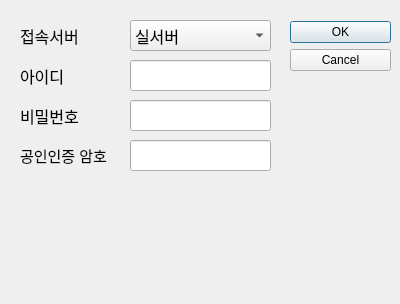
<?xml version="1.0" encoding="UTF-8"?>
<ui version="4.0">
 <class>LoginDialog</class>
 <widget class="QDialog" name="LoginDialog">
  <property name="geometry">
   <rect>
    <x>0</x>
    <y>0</y>
    <width>400</width>
    <height>304</height>
   </rect>
  </property>
  <property name="windowTitle">
   <string>로그인</string>
  </property>
  <widget class="QDialogButtonBox" name="buttonBox">
   <property name="geometry">
    <rect>
     <x>290</x>
     <y>20</y>
     <width>101</width>
     <height>51</height>
    </rect>
   </property>
   <property name="autoFillBackground">
    <bool>false</bool>
   </property>
   <property name="orientation">
    <enum>Qt::Vertical</enum>
   </property>
   <property name="standardButtons">
    <set>QDialogButtonBox::Cancel|QDialogButtonBox::Ok</set>
   </property>
   <property name="centerButtons">
    <bool>true</bool>
   </property>
  </widget>
  <widget class="QLabel" name="label">
   <property name="geometry">
    <rect>
     <x>20</x>
     <y>20</y>
     <width>61</width>
     <height>31</height>
    </rect>
   </property>
   <property name="font">
    <font>
     <pointsize>12</pointsize>
    </font>
   </property>
   <property name="text">
    <string>접속서버</string>
   </property>
  </widget>
  <widget class="QComboBox" name="comboBox">
   <property name="geometry">
    <rect>
     <x>130</x>
     <y>20</y>
     <width>141</width>
     <height>31</height>
    </rect>
   </property>
   <property name="font">
    <font>
     <pointsize>12</pointsize>
    </font>
   </property>
   <property name="layoutDirection">
    <enum>Qt::LeftToRight</enum>
   </property>
   <item>
    <property name="text">
     <string>실서버</string>
    </property>
   </item>
   <item>
    <property name="text">
     <string>모의투자</string>
    </property>
   </item>
  </widget>
  <widget class="QLabel" name="label_2">
   <property name="geometry">
    <rect>
     <x>20</x>
     <y>60</y>
     <width>61</width>
     <height>31</height>
    </rect>
   </property>
   <property name="font">
    <font>
     <pointsize>12</pointsize>
    </font>
   </property>
   <property name="text">
    <string>아이디</string>
   </property>
  </widget>
  <widget class="QLineEdit" name="lineEdit">
   <property name="geometry">
    <rect>
     <x>130</x>
     <y>60</y>
     <width>141</width>
     <height>31</height>
    </rect>
   </property>
   <property name="font">
    <font>
     <pointsize>12</pointsize>
    </font>
   </property>
  </widget>
  <widget class="QLabel" name="label_3">
   <property name="geometry">
    <rect>
     <x>20</x>
     <y>100</y>
     <width>61</width>
     <height>31</height>
    </rect>
   </property>
   <property name="font">
    <font>
     <pointsize>12</pointsize>
    </font>
   </property>
   <property name="text">
    <string>비밀번호</string>
   </property>
  </widget>
  <widget class="QLineEdit" name="lineEdit_2">
   <property name="geometry">
    <rect>
     <x>130</x>
     <y>100</y>
     <width>141</width>
     <height>31</height>
    </rect>
   </property>
   <property name="font">
    <font>
     <pointsize>12</pointsize>
    </font>
   </property>
  </widget>
  <widget class="QLabel" name="label_4">
   <property name="geometry">
    <rect>
     <x>20</x>
     <y>140</y>
     <width>91</width>
     <height>31</height>
    </rect>
   </property>
   <property name="font">
    <font>
     <pointsize>11</pointsize>
    </font>
   </property>
   <property name="text">
    <string>공인인증 암호</string>
   </property>
  </widget>
  <widget class="QLineEdit" name="lineEdit_3">
   <property name="geometry">
    <rect>
     <x>130</x>
     <y>140</y>
     <width>141</width>
     <height>31</height>
    </rect>
   </property>
   <property name="font">
    <font>
     <pointsize>12</pointsize>
    </font>
   </property>
  </widget>
 </widget>
 <resources/>
 <connections>
  <connection>
   <sender>buttonBox</sender>
   <signal>accepted()</signal>
   <receiver>LoginDialog</receiver>
   <slot>accept()</slot>
   <hints>
    <hint type="sourcelabel">
     <x>248</x>
     <y>254</y>
    </hint>
    <hint type="destinationlabel">
     <x>157</x>
     <y>274</y>
    </hint>
   </hints>
  </connection>
  <connection>
   <sender>buttonBox</sender>
   <signal>rejected()</signal>
   <receiver>LoginDialog</receiver>
   <slot>reject()</slot>
   <hints>
    <hint type="sourcelabel">
     <x>316</x>
     <y>260</y>
    </hint>
    <hint type="destinationlabel">
     <x>286</x>
     <y>274</y>
    </hint>
   </hints>
  </connection>
 </connections>
</ui>
